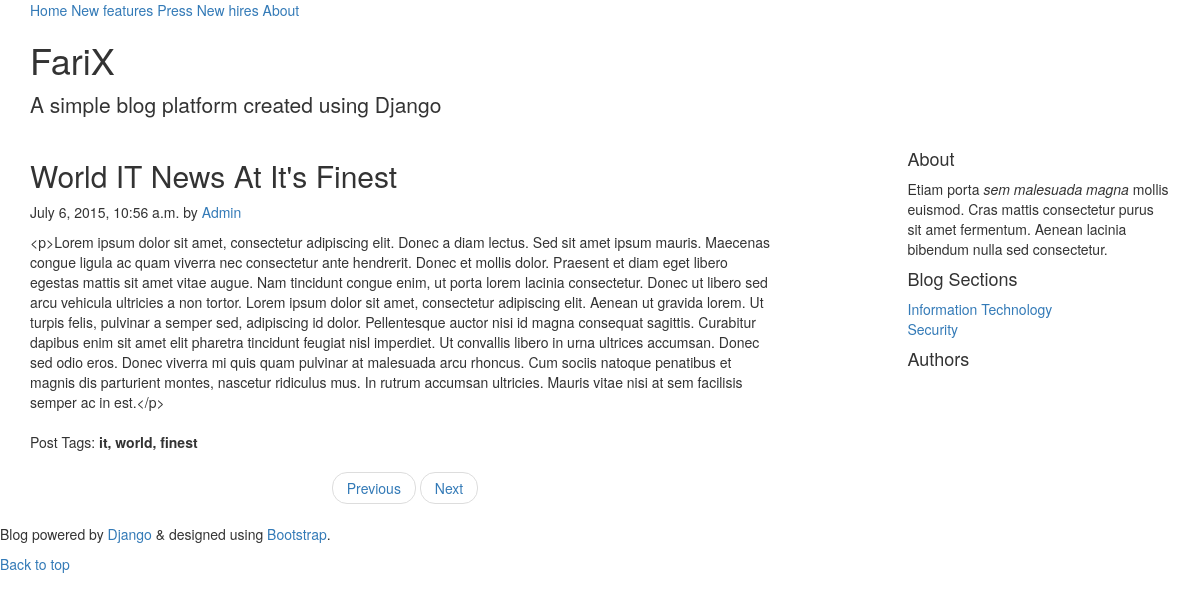
Page /blog/1/ on the committed database.
### mysite/blog/models.py (models this page shows, shortened)
class Post(models.Model):
	title = models.CharField(max_length=200)
	body = HTMLField()
	post_tags = models.CharField(max_length=200)
	created_on = models.DateTimeField('created on', null=True)
	section = models.ForeignKey(Section)
	author = models.ForeignKey(User)
	def return_tags(self):
		return self.post_tags.strip()
	return_tags.short_description = "Tags"

class Section(models.Model):
	section_name = models.CharField(max_length=200)
	enabled = models.BooleanField()

### mysite/blog/views.py (the view)
# urls.py: url(r'^(?P<post_id>\d+)/$', views.displayPost, name='displayPost'),
def displayPost(request, post_id):
    latest_post = Post.objects.order_by('-created_on')[:3]
    post = get_object_or_404(Post, pk=post_id)
    usr_list = User.objects.annotate(Count('post'))
    blog_sect = Section.objects.all()
    post_comments = Comment.objects.filter(commented_on_post_id=post_id)
    content = {'post': post, 'usr_list': usr_list, 'blog_sect': blog_sect,
     'latest_post': latest_post, 'post_comments': post_comments}
    return render(request, 'blog/post.html', content)

### mysite/blog/templates/blog/post.html (shortened to what this page needs)
<!DOCTYPE html>
<html lang="en">
{% load staticfiles %}
  <head>
    <link rel="stylesheet" href="https://maxcdn.bootstrapcdn.com/bootstrap/3.3.5/css/bootstrap.min.css">
    <link rel="stylesheet" href="http://getbootstrap.com/examples/blog/blog.css"></style>
  </head>
  <body>
    <div class="blog-masthead">
      <div class="container">
        <nav class="blog-nav">
          <a class="blog-nav-item active" href="{% url 'blog_index' %}">Home</a>
          <a class="blog-nav-item" href="#">New features</a>
          <a class="blog-nav-item" href="#">Press</a>
          <a class="blog-nav-item" href="#">New hires</a>
          <a class="blog-nav-item" href="#">About</a>
        </nav>
      </div>
    </div>
    <div class="container">
      <div class="blog-header">
        <h1 class="blog-title">FariX</h1>
        <p class="lead blog-description">A simple blog platform created using Django</p>
      </div>
      <div class="row">
        <div class="col-sm-8 blog-main">
          <div class="blog-post">
          {% if post %}
            <h2 class="blog-post-title">{{ post.title }}</h2>
            <p class="blog-post-meta">{{ post.created_on }} by <a href="#">{{ post.author }}</a></p>
            {{post.body}}
            <br /><br />
            <p class="blog-post-meta">Post Tags: <b>{{ post.post_tags }}</b></p>
            {%else%}
              <h2>Invalid Page!</h2>
             {% endif %}
          </div>
          <nav>
            <ul class="pager">
              <li><a href="#">Previous</a></li>
              <li><a href="#">Next</a></li>
            </ul>
          </nav>
        </div>
        <div class="col-sm-3 col-sm-offset-1 blog-sidebar">
          <div class="sidebar-module sidebar-module-inset">
            <h4>About</h4>
            <p>Etiam porta <em>sem malesuada magna</em> mollis euismod. Cras mattis consectetur purus sit amet fermentum. Aenean lacinia bibendum nulla sed consectetur.</p>
          </div>
          <div class="sidebar-module">
            <h4>Blog Sections</h4>
            <ol class="list-unstyled">
            {% for sections in blog_sect %}
              <li><a href="#">{{sections.section_name}}</a></li>
            {% endfor %}
            </ol>
          </div>
          <div class="sidebar-module">
            <h4>Authors</h4>
            {% if usr_list %}
              {% for users in usr_list %}
                {% load blog_filters %}
              {% endfor %}
            {% endif %}
          </div>
        </div>
      </div>
    </div>
    <footer class="blog-footer">
      <p>Blog powered by <a href="#">Django</a> & designed using <a href="#">Bootstrap</a>.</p>
      <p>
        <a href="#">Back to top</a>
      </p>
    </footer>
  </body>
</html>

### rows in the picture
Post: title "World IT News At It's Finest", created_on "July 6, 2015, 10:56 a.m.", author "Admin", body "<p>Lorem ipsum dolor sit amet, consectetur adipiscing elit. Donec a diam lectus. Sed sit amet ipsum mauris. Maecenas congue ligula ac quam viverra nec consectetur ante hendrerit. Donec et mollis dolor. Praesent et diam eget libero egestas mattis sit amet vitae augue. Nam tincidunt congue enim, ut porta lorem lacinia consectetur. Donec ut libero sed arcu vehicula ultricies a non tortor. Lorem ipsum dolor sit amet, consectetur adipiscing elit. Aenean ut gravida lorem. Ut turpis felis, pulvinar a semper sed, adipiscing id dolor. Pellentesque auctor nisi id magna consequat sagittis. Curabitur dapibus enim sit amet elit pharetra tincidunt feugiat nisl imperdiet. Ut convallis libero in urna…", post_tags "it, world, finest"
Section: section_name "Information Technology"
Section: section_name "Security"
